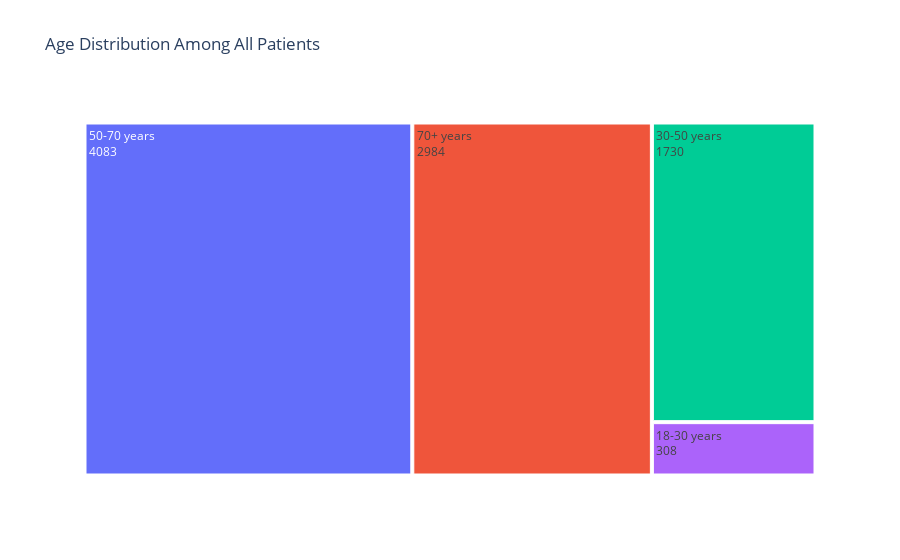

The cell this chart's notebook holds for it:
### Code cell
# Create the Tree Map
fig = px.treemap(age_group_data,
                 path=['age_group'],
                 values='count',
                 title='Age Distribution Among All Patients')
fig.update_traces(
    hovertemplate='<b>%{label}</b><br>Count: %{value}<extra></extra>',
    textinfo='label+value'  # Add both label and value directly on the map
)

fig.show()

### Figure 1 — Plotly figure (JSON) as saved in the notebook; plotly's stock layout.template omitted (floating-point values rounded to 4 significant figures)
{"data": [{"branchvalues": "total", "domain": {"x": [0, 1], "y": [0, 1]}, "hovertemplate": "<b>%{label}</b><br>Count: %{value}<extra></extra>", "ids": ["18-30 years", "30-50 years", "50-70 years", "70+ years"], "labels": ["18-30 years", "30-50 years", "50-70 years", "70+ years"], "name": "", "parents": ["", "", "", ""], "textinfo": "label+value", "type": "treemap", "values": [308, 1730, 4083, 2984]}], "layout": {"autosize": true, "legend": {"tracegroupgap": 0}, "title": {"text": "Age Distribution Among All Patients"}}}
